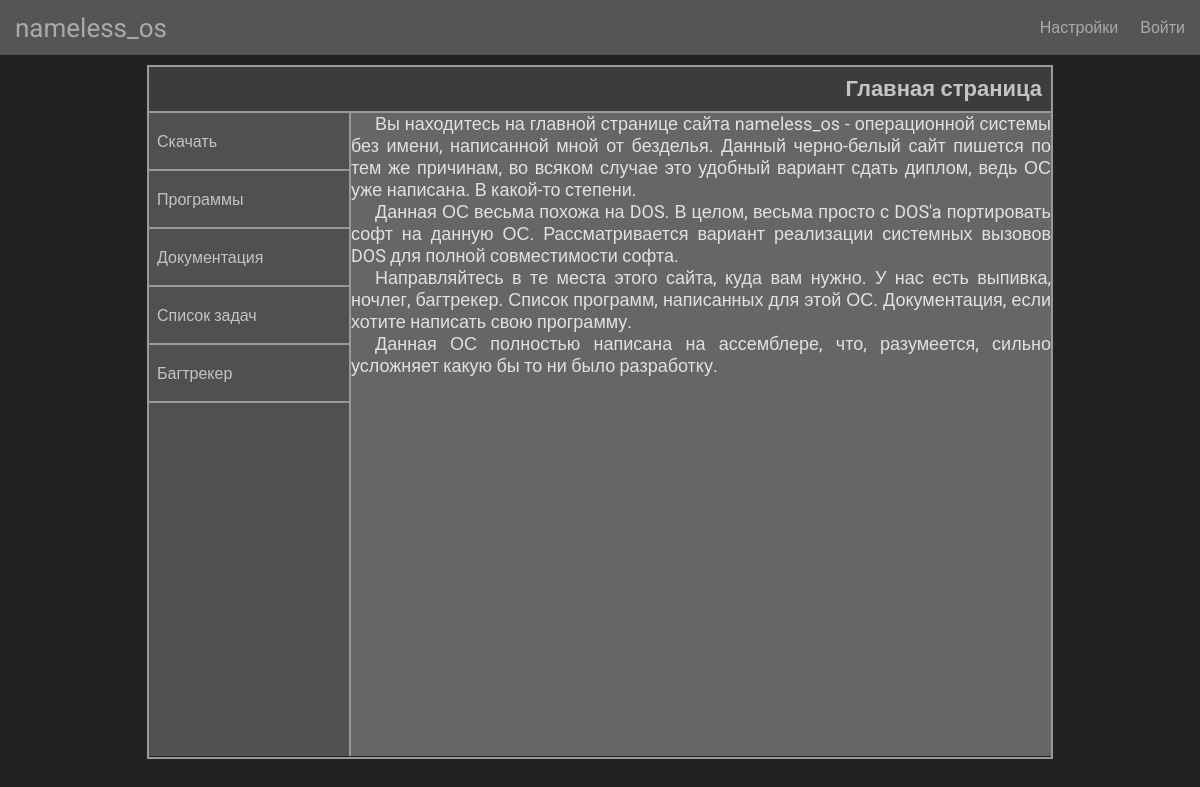
The page / on the database its author committed.
### page/models.py (models this page shows, shortened)
class Page(models.Model):
	class Meta:
		verbose_name_plural = "Страница"
	active		= models.BooleanField(blank=False)
	title		= models.CharField(max_length=64, verbose_name='Название страницы', default="Страница", blank=True)
	html		= models.TextField(verbose_name='Содержание страницы', blank=True)
	css			= models.FileField(blank=True)
	js			= models.FileField(blank=True)
	date_change	= models.DateField(default=datetime.date.today)
	master_page = models.ForeignKey("self", on_delete=models.CASCADE, null=True, blank=True)
	slave_pages = models.ManyToManyField("self", symmetrical=False, null=True, blank=True, related_name='+')

### home/views.py (the view, shortened to what this page needs)
# urls.py: path('', Home_view.as_view()),
class Home_view(TemplateView):
	template_name = "home.html"
	def get(self, request):
		page = Manage.get_page_data(request)
		try:
			page_now_main = Manage.get_page_branch(page)[-2].title
		except IndexError:
			page_now_main = False
		try:
			user = User.objects.get(id=request.user.id)
		except:
			user = None
		try:
			ajax_checkbox = request.COOKIES["ajax_checkbox"] == "true"
		except:
			ajax_checkbox = False
		try:
			edit_checkbox = request.COOKIES["edit_checkbox"] == "true"
		except:
			edit_checkbox = False
		page.css.open(mode='r')
		page_css_text= page.css.read()
		page.css.close()
		page.js.open(mode='r')
		page_js_text= page.js.read()
		page.js.close()
		print(page.js.url)
		ctx = {
			"title": page.title,
			"html": page.html,
			"css_url":  page.css.url,
			"css_text": page_css_text,
			"js_url":  page.js.url,
			"js_text": page_js_text,
			"page_now_main": page_now_main,
			"user": user,
			"is_ajax": ajax_checkbox,
			"is_edit": edit_checkbox
		}
		print(page.title)
		if ajax_checkbox:
			ctx["content_list"] = Manage.get_html_content_list_ajax(page)
		else:
			ctx["content_list"] = Manage.get_html_content_list(page)
		return render(request, self.template_name, ctx)

### home/views.py (called while the page is built)
	def get_page_data(request):
		try:
			get = int(request.GET["page"])
		except:
			get = 1
		page = Page.objects.get(id=get)
		return page

	def get_page_branch(page):
		result = [page]
		master = page
		while master != master.master_page:
			master = master.master_page
			result.append(master)
		return result

	def get_page_list(page):
		def test(i):
			tmp = []
			for slave in i.slave_pages.all():
				if_selected = slave.title in result_titles
				if_selected_master = slave.title == page.title
				tmp.append({
							slave.id: {
									"id": slave.id,
									"title": slave.title,
									"element": slave,
									"if_selected": if_selected,
									"if_selected_master": if_selected_master,
									"selected": test(slave)
								 }
						 })
			return tmp
		result = Manage.get_page_branch(page)
		result_titles = [i.title for i in result]
		return test(result[len(result)-1])

### home/templates/home.html (shortened to what this page needs)
<!DOCTYPE html>
<html>
    <head>
		{% load static %}
		<link rel="stylesheet" href="{% static 'css/main.css' %}">
		<link rel="stylesheet" href="{% static 'css/home.css' %}">
		<link rel="stylesheet" href="{{ css_url }}">
		<link rel="stylesheet" href="{% static 'css/home.css' %}">
    </head>
    <body>
	{% include 'top_menu.html' %}
	<div id="content_wrap" class="content-wrap">
		{% if user.is_staff and is_edit %}
			<input id="content_header" type="text" value="{{ title | safe }}"></input>
		{% else %}
			<div id="content_header">{{ title }}</div>
		{% endif %}
		<div id="wrap_content" class="flex-row-sb">
			<div id="content_list">
				{{content_list | safe}}
			</div>
			{% if user.is_staff and is_edit %}
			<div id="edit_panel">
				<div id="edit_bar">
					<a class="box-element" onclick="save_page_data()">Сохранить</a>
					<div class="flex-row-sb">
						<input id="show_edit_checkbox" type="checkbox"></input>
						<label for="show_edit_checkbox">Редактор</label>
					</div>
					<div class="flex-row-sb">
						<input id="show_result_checkbox" type="checkbox"></input>
						<label for="show_result_checkbox">Результат</label>
					</div>
					<div class="flex-row-sb">
						<input id="show_html_checkbox" type="checkbox"></input>
						<label for="show_html_checkbox">HTML</label>
					</div>
					<div class="flex-row-sb">
						<input id="show_css_checkbox" type="checkbox"></input>
						<label for="show_css_checkbox">CSS</label>
					</div>
					<div class="flex-row-sb">
						<input id="show_js_checkbox" type="checkbox"></input>
						<label for="show_js_checkbox">JS</label>
					</div>
				</div>
				<div id="wrap_editor" class="flex-row-sb">
					<div id="wrap-content-editor" class="wrap-content">
						<div id="wrap_content_html">
							<h2 class="wrap-content-header">HTML</h2>
							<textarea type="text" id="content_html" class="content-text">{{ html }}</textarea>
						</div>
						<div id="wrap_content_css">
							<h2 class="wrap-content-header">CSS</h2>
							<textarea type="text" id="content_css" class="content-text">{{ css_text }}</textarea>
						</div>
						<div id="wrap_content_js">
							<h2 class="wrap-content-header">JS</h2>
							<textarea type="text" id="content_js" class="content-text">{{ js_text }}</textarea>
						</div>
					</div>
					<div id="wrap-content-view" class="wrap-content">
						<h2 class="wrap-content-header">Результат</h2>
						<div id="content_view" class="content-text">{{ html | safe}}</div>
					</div>
				</div>
			</div>
			{% else %}
				<div id="content" class="content-text">
		 			{{ html | safe}}
				</div>
			{% endif %}
		</div>
	</div>
    </body>
</html>

### static/css/main.css (style rules this page uses)
* { margin: 0; padding: 0; font-family: "Roboto", Arial; text-decoration: none; color: #AAA; }
body { background-color: #222; display: flex; flex-direction: column; justify-content: space-between; }
.box-element { font-size: 16px; align-items: center; display: flex; padding: 9px 6px; border: solid 1px #555; transition: 0.4s; margin: 0 4px; cursor: pointer; }
.flex-row-sb { display: flex; justify-content: space-between; align-items: center; }

### static/css/home.css (style rules this page uses)
.content-wrap { margin: 10px auto; border: solid 2px #999; min-height: 580px; height: calc(95vh - 70px); }
#content_header { background-color: #3C3C3C; border-bottom: solid 2px #999; padding: 9px; color: #C4C4C4; font-size: 22px; font-weight: 600; text-align: right; cursor: default; }
#wrap_content { align-items: flex-start; background-color: #505050; height: calc(100% - 47px); }
#content_list { display: flex; flex-direction: column-reverse; justify-content: flex-end; width: 200px; height: 100%; background-color: #505050; font-size: 14px; overflow-y: auto; scrollbar-width: 1px; }
#content_list .box-element { height: 40px; padding: 8px; border: none; border-bottom: solid 2px #999; color: #C4C4C4; margin: 0; }
.content-text { width: 700px; height: 100%; background-color: #666; font-size: 14px; overflow-y: auto; scrollbar-width: thin; font-size: 18px; border-left: solid 2px #999; }
.content-text p { color: #E1E1E1; text-align: justify; text-justify: inter-word; }
.flex-row-sb { display: flex; justify-content: space-between; align-items: center; }

### rows shown on the page
Page: title "Главная страница", html "Вы находитесь на главной странице сайта nameless_os - операционной системы без имени, написанной мной от безделья. Данный черно-белый сайт пишется по тем же причинам, во всяком случае это удобный вариант сдать диплом, ведь ОС уже написана. В какой-то степени. Данная ОС весьма похожа на DOS. В целом, весьма просто с DOS'a портировать софт на данную ОС. Рассматривается вариант реализации системных вызовов DOS для полной совместимости софта. Направляйтесь в те места этого сайта, куда вам нужно. У нас есть выпивка, ночлег, багтрекер. Список программ, написанных для этой ОС. Документация, если хотите написать свою программу. Данная ОС полностью написана на ассемблере, что, разумеется, сильно…"
Page: title "Багтрекер Список задач Документация Программы Скачать"
